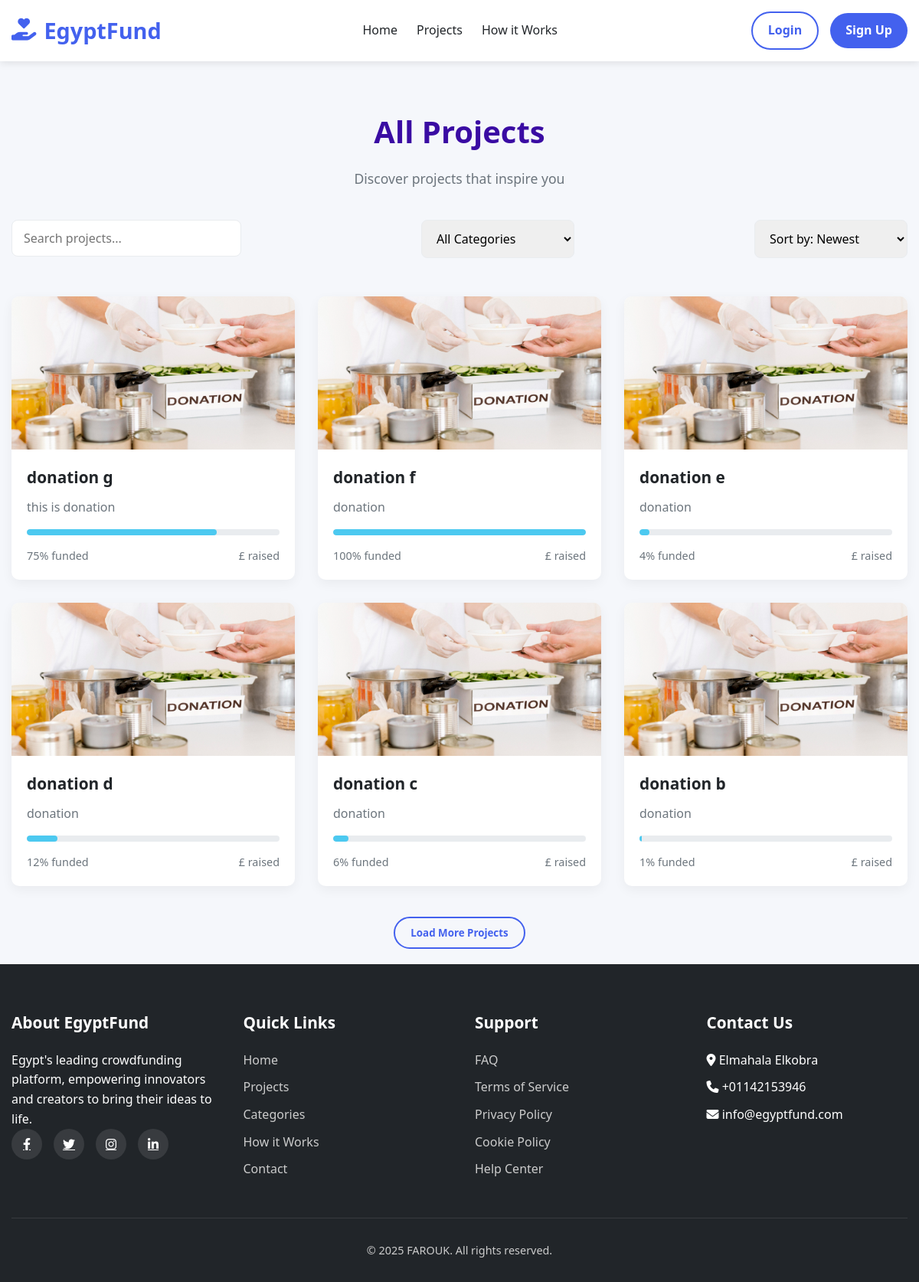
/projects/, run on the app's committed database.
### pages/models.py (models this page shows, shortened)
class Projects(models.Model):
    title = models.CharField(max_length=100)
    description = models.TextField()
    image = models.ImageField(upload_to='projects/%Y/%m/%d/')
    funded_amount = models.DecimalField(max_digits=10, decimal_places=2)
    donatuion_amount = models.DecimalField(max_digits=10, decimal_places=2)
    donors = models.IntegerField()
    days_left = models.IntegerField()
    about_project = models.TextField()
    amount_goal = models.DecimalField(max_digits=10, decimal_places=2)
    start_date = models.DateField(auto_now_add=True)
    end_date = models.DateField(blank=True, null=True)
    category = models.ForeignKey('Categories', on_delete=models.CASCADE, related_name='projects')
    slug = models.SlugField(null=True, blank=True)
    class Meta:
        verbose_name = 'Project'
        verbose_name_plural = 'Projects'

### pages/views.py (the view)
# urls.py: path('projects/', views.projects, name='projects'),
def projects(request):
    context = {
        'projects': Projects.objects.all(),
        'categories': Categories.objects.all()
    }
    return render(request, 'pages/projects.html', context)

### templates/pages/projects.html (shortened to what this page needs)
{% extends "base.html" %}
{% block content %}
    <div id="projects" class="page">
        <div class="container">
            <div class="section-title">
                <h2>All Projects</h2>
                <p>Discover projects that inspire you</p>
            </div>
            <div style="display: flex; justify-content: space-between; margin-bottom: 30px;">
                <div style="flex: 1; max-width: 300px;">
                    <div class="form-group">
                        <input type="text" class="form-control" placeholder="Search projects...">
                    </div>
                </div>
                <div style="flex: 1; max-width: 200px;">
                    <div class="form-group">
                        <select class="form-control">
                            <option>All Categories</option>
                        </select>
                    </div>
                </div>
                <div style="flex: 1; max-width: 200px;">
                    <div class="form-group">
                        <select class="form-control">
                            <option>Sort by: Newest</option>
                        </select>
                    </div>
                </div>
            </div>
            <div class="projects-grid">
                {% for project in projects %}
                <div class="card project-card" style="{% if forloop.counter > 6 %}display:none;{% endif %}">
                    <div class="project-image">
                        <a href="{% url "project_detail" project.slug %}">
                            <img src="{{ project.image.url }}" alt="Project Image">
                        </a>
                    </div>
                    <div class="project-content">
                        <h3 class="project-title">{{ project.title }}</h3>
                        <p class="project-description">{{ project.description }}</p>
                        <div class="project-progress">
                            <div class="progress-bar" style="width: {{  project.funded_amount|floatformat:0 }}%;"></div>
                        </div>
                        <div class="project-details">
                            <span>{{ project.funded_amount|floatformat:0 }}% funded</span>
                            <span>£{{ project.donation_amount|floatformat:0 }} raised</span>
                        </div>
                    </div>
                </div>
                {% endfor %}
            </div>
            <div style="text-align: center; margin-top: 40px;">
                <button class="btn btn-outline" id="viewAllBtn">Load More Projects</button>
            </div>
        </div>
    </div>
</body>
</html>
{% endblock content %}

### project/static/css/style.css (style rules this page uses)
* { margin: 0; padding: 0; box-sizing: border-box; font-family: 'Segoe UI', Tahoma, Geneva, Verdana, sans-serif }
:root { --primary: #4361ee; --secondary: #3a0ca3; --accent: #f72585; --light: #f8f9fa; --dark: #212529; --success: #4cc9f0; --warning: #ffd166; --danger: #ef476f; --gray: #6c757d; --light-gray: #e9ecef; }
body { background-color: #f5f7fb; color: var(--dark); line-height: 1.6; transition: all 0.3s ease; }
.container { width: 100%; max-width: 1200px; margin: 0 auto; padding: 0 15px; }
.btn { display: inline-block; padding: 10px 20px; border-radius: 30px; text-decoration: none; font-weight: 600; cursor: pointer; transition: all 0.3s ease; border: none; }
.btn-outline { background-color: transparent; border: 2px solid var(--primary); color: var(--primary); }
.card { background: white; border-radius: 10px; box-shadow: 0 5px 15px rgba(0, 0, 0, 0.05); overflow: hidden; transition: transform 0.3s ease, box-shadow 0.3s ease; }
.section-title { text-align: center; margin-bottom: 40px; color: var(--secondary); }
.section-title h2 { font-size: 2.5rem; margin-bottom: 15px; }
.section-title p { color: var(--gray); font-size: 1.1rem; }
.page { display: block; transform: translateY(20px); transition: opacity 0.5s ease, transform 0.5s ease; min-height: calc(100vh - 180px); padding: 40px 0; }
.projects-grid { display: grid; grid-template-columns: repeat(auto-fit, minmax(300px, 1fr)); gap: 30px; }
.project-card { height: 100%; }
.project-image { height: 200px; overflow: hidden; }
.project-image a img { width: 100%; height: 100%; object-fit: cover; transition: transform 0.5s ease; }
.project-content { padding: 20px; }
.project-title { font-size: 1.3rem; margin-bottom: 10px; }
.project-description { color: var(--gray); margin-bottom: 15px; }
.project-progress { height: 8px; background-color: var(--light-gray); border-radius: 4px; margin-bottom: 15px; overflow: hidden; }
.progress-bar { height: 100%; background-color: var(--success); border-radius: 4px; }
.project-details { display: flex; justify-content: space-between; color: var(--gray); font-size: 0.9rem; }
.form-group { margin-bottom: 20px; }
.form-control { width: 100%; padding: 12px 15px; border: 1px solid var(--light-gray); border-radius: 8px; font-size: 1rem; transition: border-color 0.3s ease; }

### data on the page
Projects: image (picture), title "donation g", description "this is donation", funded_amount "75"
Projects: image (picture), title "donation f", description "donation", funded_amount "100"
Projects: image (picture), title "donation e", description "donation", funded_amount "4"
Projects: image (picture), title "donation d", description "donation", funded_amount "12"
Projects: image (picture), title "donation c", description "donation", funded_amount "6"
Projects: image (picture), title "donation b", description "donation", funded_amount "1"
